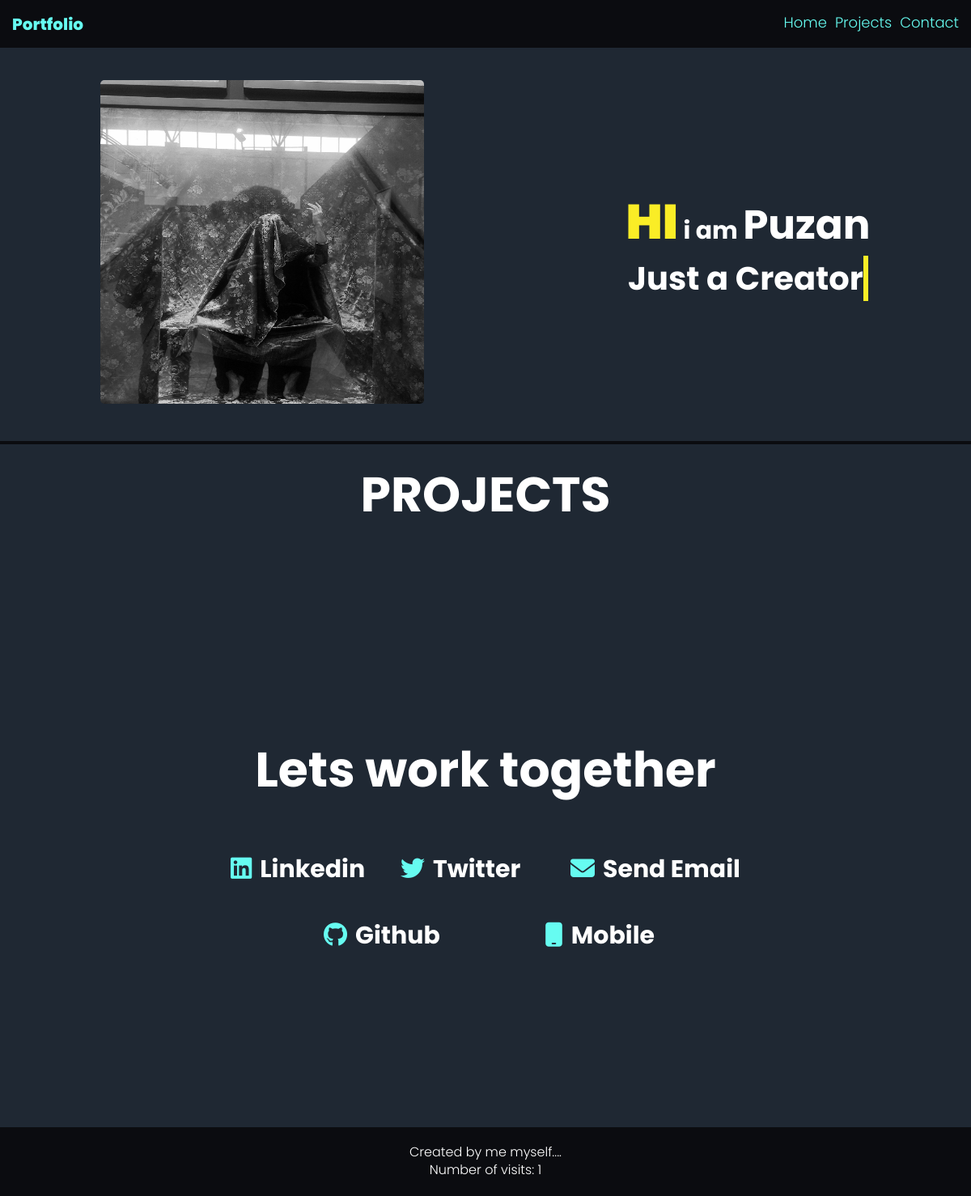
/, run on an earlier commit of the app's database.
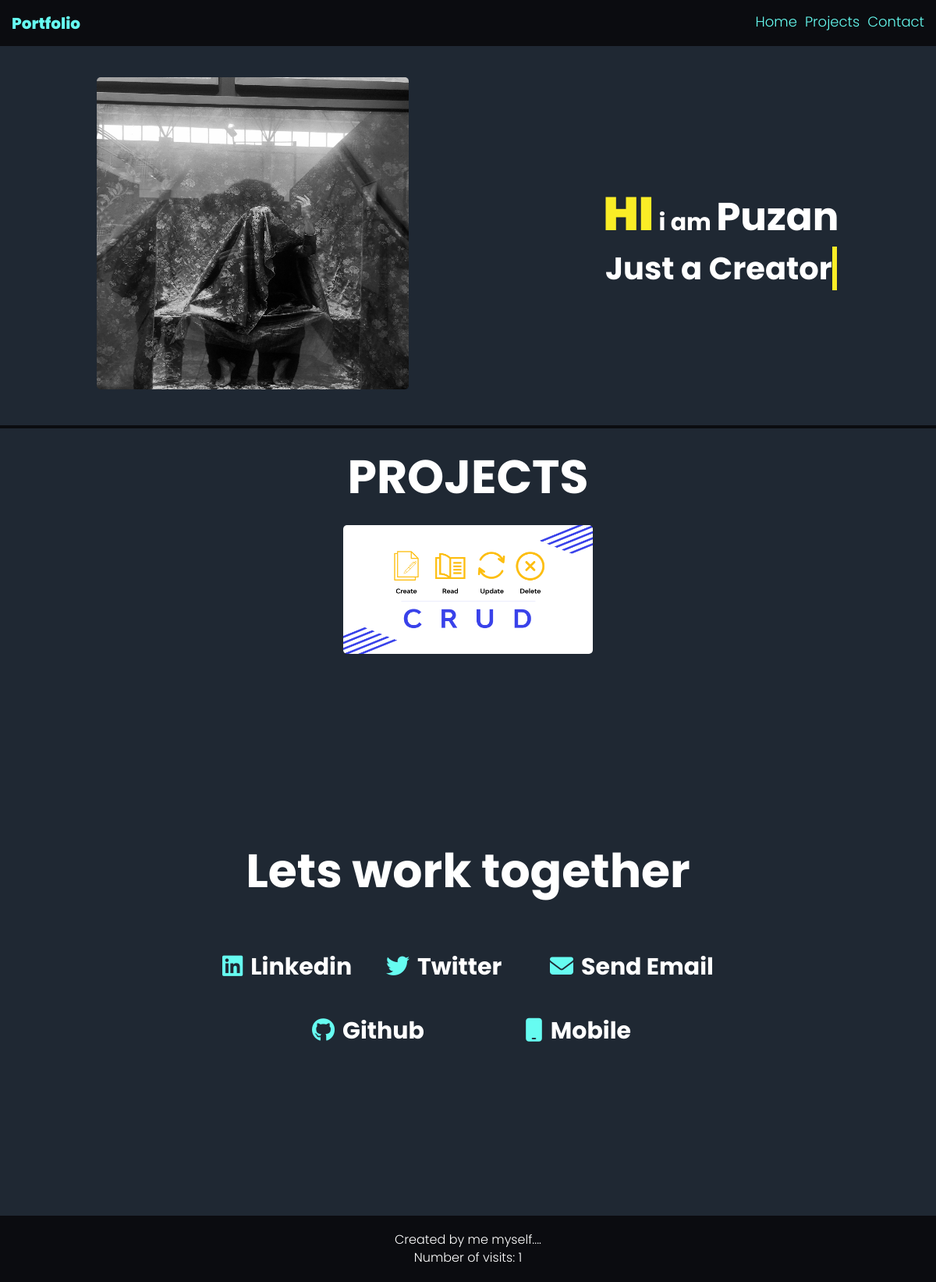
And on a later commit of the database.
### blog/models.py (models this page shows, shortened)
class project(models.Model):
    message = models.CharField(max_length=40, null=False)
    image = models.ImageField(upload_to="images", null=False)

### blog/views.py (the view)
# urls.py: 2. Add a URL to urlpatterns:  path('', views.home, name='home')
@never_cache
def home(request):
    visits = request.session.get("visits", 0)
    request.session["visits"] = visits + 1
    message = f"Number of visits: {visits + 1}"
    pro = project.objects.all()
    return render(request, "blog/index.html", {"pro": pro, "message": message})

### blog/templates/blog/index.html (shortened to what this page needs)
{% load static %}
<!DOCTYPE html>
<html lang="en">
  <head>
    <link rel="stylesheet" href="{% static 'css/index.css' %}" />
    <link
      rel="stylesheet"
      href="https://cdnjs.cloudflare.com/ajax/libs/animate.css/4.1.1/animate.min.css"
    />
    <link
      rel="stylesheet"
      href="https://cdnjs.cloudflare.com/ajax/libs/font-awesome/6.3.0/css/all.min.css"
    />
  </head>
  <body>
    <header>
      <nav class="container">
        <div class="logo"><span style="color: #66fcf1">Portfolio</span></div>
        <ul>
          <a href="#hero">
            <li>Home</li>
          </a>
          <a href="#project">
            <li>Projects</li>
          </a>
          <a href="#contact">
            <li>Contact</li>
          </a>
        </ul>
      </nav>
    </header>
    <main>
      <section id="hero">
        <div class="container">
          <div class="hero_image animate__bounceIn">
            <img src="{% static 'images/pu.png' %}" alt="heroimage" />
          </div>
          <div class="hero_content">
            <h1>
              <span class="hi_text">HI</span> i am
              <span class="name_text">Puzan</span>
            </h1>
            <h2>Just a Creator</h2>
          </div>
        </div>
      </section>
      <section id="project">
        <h2>PROJECTS</h2>
        <div class="container">
          <div class="project_container">
            {% for projects in pro %}
            <div class="grid_item">
              <div class="card">
                <img src="{{projects.image.url}}" alt="project1" />
              </div>
            </div>
            {% endfor %}
          </div>
        </div>
      </section>
      <section id="contact">
        <div class="container">
          <h2>Lets work together</h2>
          <div class="top_contact">
            <div class="contact_way">
              <a href="https://www.linkedin.com/">
              <i class="fab fa-linkedin"></i>
              </a>
              <h3>Linkedin</h3>
            </div>
            <div class="contact_way">
              <a href="https://twitter.com/">
              <i class="fab fa-twitter"></i>
              </a>
              <h3>Twitter</h3>
            </div>
            <div class="contact_way">
              <a href = "mailto: abc@example.com">
              <i class="fa fa-envelope"></i>
              </a>
              <h3>Send Email</h3>
            </div>
          </div>
          <div class="bottom_contact">
            <div class="contact_way">
              <a href="https://github.com/Puzan789">
              <i class="fab fa-github" ></i>
              </a>
              <h3>Github</h3>
            </div>
            <a href="#contact">
            <div class="contact_way">
              <i class="fa fa-mobile"></i>
            </a>
              <h3>Mobile</h3>
            </div>
          </div>
      </section>
    </main>
    <footer>
      <div class="container">Created by me myself....</div>
      <div class="container">{{message}}</div>
    </footer>
  </body>
</html>

What changed in the data, as far as the page shows it:
added project: image (picture)
